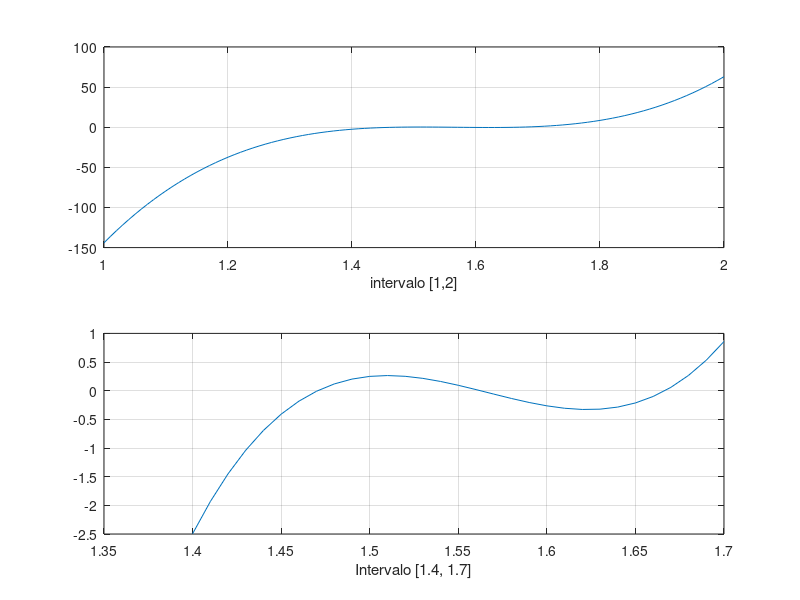

Write the MATLAB code that produced this figure. (Note: this script raises an error after producing the figure.)
%{
   Considere el polinomio cubico p(x) = 816x^3 - 3835x^2 + 6000x - 3125
%}

pol = [816 -3835 6000 -3125];

%% a) Plotee p(x) en el intervalo [1,2], cuantas raices observa?
xa = 1:1/100:2;
%plot(xa,polyval(pol,xa)), grid on, axis on

%% b) Plotee p(x) en el intervalo [1.4, 1.7], cuantas raices observa?
xb = 1.4:1/100:1.7;

subplot(2,1,1), plot(xa,polyval(pol,xa)), grid on, xlabel("intervalo [1,2]"), axis on
subplot(2,1,2), plot(xb,polyval(pol,xb)), grid on, xlabel("Intervalo [1.4, 1.7]"),axis on
%% c) Aproxime dichas raices con NewtonRapshon y compare errores absolutos (usar roots)

f = @(x) 816*x^3 - 3835*x^2 + 6000*x - 3125;
fd = @(x) 2448*x^2-7670*x+6000;
tol = 1e-3;

sol = [NewtonRaphson(f,fd,1.45,tol,15) NewtonRaphson(f,fd,1.55,tol,15)];

err_abs = roots(pol) - sol;
disp(err_abs)